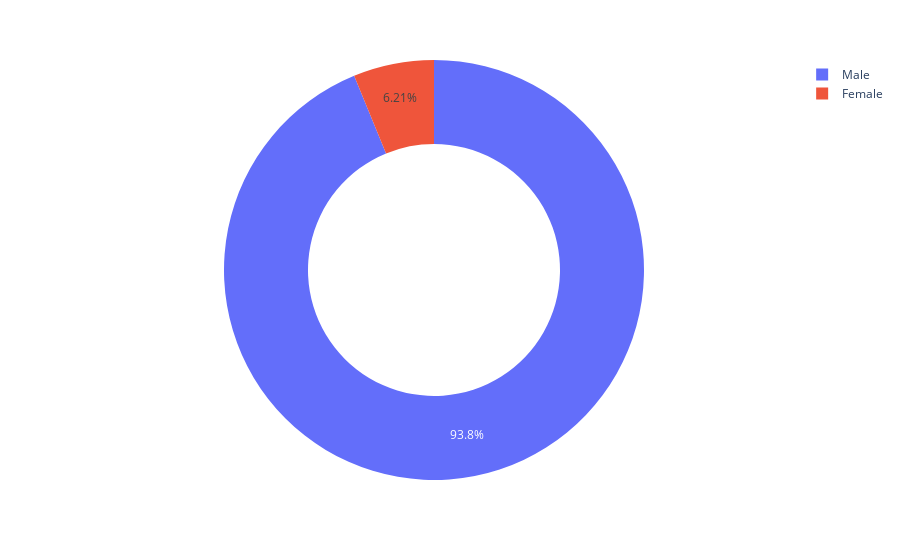

The cell this chart's notebook holds for it:
### Code cell
# Show on a donut chart
fig = px.pie(labels=total_price_by_sex.index, values=total_price_by_sex.values, names=total_price_by_sex.index, hole=0.6)
fig.show()

### Figure 1 — Plotly figure (JSON) as saved in the notebook; plotly's stock layout.template omitted (floating-point values rounded to 4 significant figures)
{"data": [{"domain": {"x": [0, 1], "y": [0, 1]}, "hole": 0.6, "hovertemplate": "label=%{label}<br>value=%{value}<extra></extra>", "labels": ["Female", "Male"], "legendgroup": "", "name": "", "showlegend": true, "type": "pie", "values": [58, 876]}], "layout": {"legend": {"tracegroupgap": 0}, "margin": {"t": 60}}}
